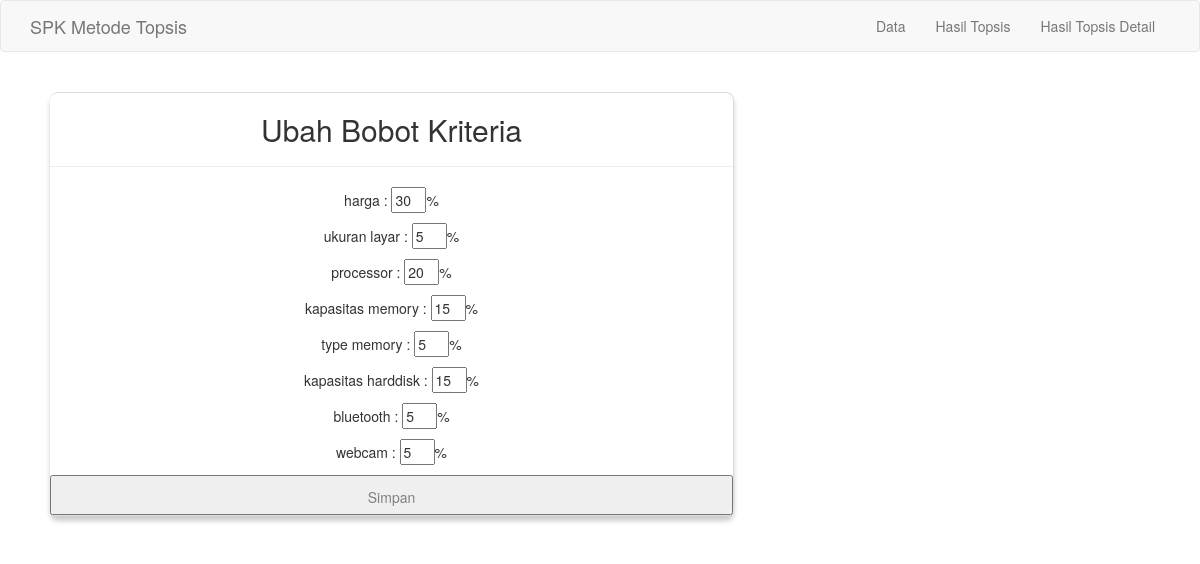
The page /ubah_bobot.php on the database as committed earlier.
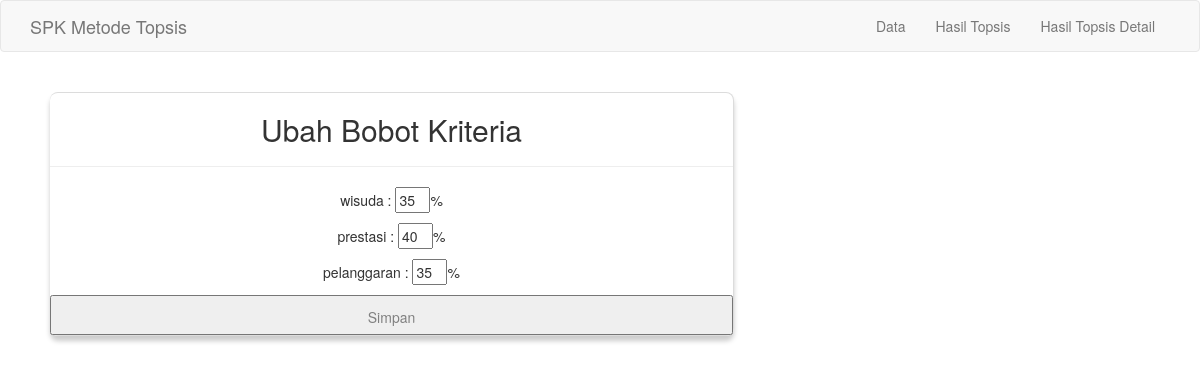
The same page on the database as committed later.
### tables this page shows
CREATE TABLE "tab_kriteria" (
	"id_kriteria"	INTEGER PRIMARY KEY AUTOINCREMENT,
	"nama_kriteria"	TEXT NOT NULL,
	"bobot"	INTEGER
);

### ubah_bobot.php (the view, shortened to what this page needs)
<?php
$db = new MyDB();
$sql = "SELECT * FROM tab_kriteria";
$tampil = $db->query($sql);
?>
<!DOCTYPE html>
<html lang="en">
<head>
    <link href="tampilan/css/bootstrap.min.css" rel="stylesheet">
    <link rel="stylesheet" href="assets/css/style.css">
</head>
<body>
<nav class="navbar navbar-default navbar-custom">
      <div class="container">
        <div class="navbar-header">
          <a class="navbar-brand" href="index.php">SPK Metode Topsis</a>
        </div>
        <div class="collapse navbar-collapse">
          <ul class="nav navbar-nav navbar-right">
            <li>
              <a href="index.php">Data</a>
            </li>
            <li>
              <a href="hasil.php">Hasil Topsis</a>
            </li>
            <li>
              <a href="hasil_detail.php">Hasil Topsis Detail</a>
            </li>
          </ul>
        </div>
      </div>
    </nav>
    <div class="container">
        <div>
            <div class="cardcss" style="width: 60%;">
            <center>
                <h2>Ubah Bobot Kriteria</h2>
                <hr>
            <form action="ubah.php" method="post">
                <?php
                    while($row = $tampil->fetchArray(SQLITE3_ASSOC)){
                ?>
                    <?= $row['nama_kriteria'] . " : "; ?>
                    <input class="input-fields" style="width: 35px;" type="text" value="<?= $row['bobot'] ?>" name="<?= 'kriteria' . $row['id_kriteria']; ?>">%<br>
                <?php
                    }
                ?>
                <input class="input" type="submit" value="Simpan">
            </form>
            </center>
            </div>
        </div>
    </div>
</body>
</html>

Rows that differ between the two databases and show on the page:
removed tab_kriteria: nama_kriteria "kapasitas memory", kriteria4 "15"
removed tab_kriteria: nama_kriteria "type memory", kriteria5 "5"
removed tab_kriteria: nama_kriteria "kapasitas harddisk", kriteria6 "15"
removed tab_kriteria: nama_kriteria "bluetooth", kriteria7 "5"
removed tab_kriteria: nama_kriteria "webcam", bobot "5"
changed tab_kriteria: nama_kriteria "harga" → "wisuda"; kriteria1 "30" → "35"
changed tab_kriteria: nama_kriteria "ukuran layar" → "prestasi"; kriteria2 "5" → "40"
changed tab_kriteria: nama_kriteria "processor" → "pelanggaran"; kriteria3 "20" → "35"
